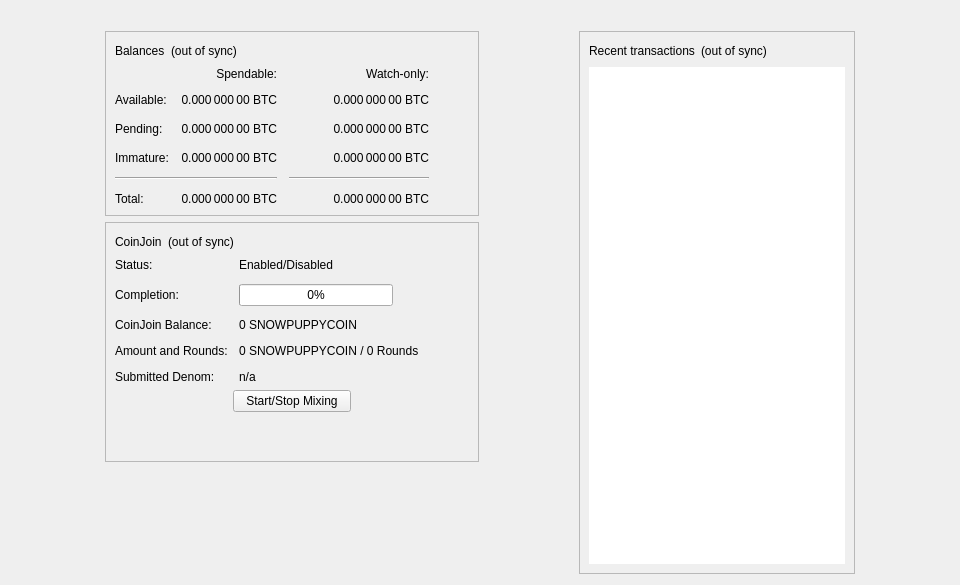
<?xml version="1.0" encoding="UTF-8"?>
<ui version="4.0">
 <class>OverviewPage</class>
 <widget class="QWidget" name="OverviewPage">
  <property name="geometry">
   <rect>
    <x>0</x>
    <y>0</y>
    <width>960</width>
    <height>585</height>
   </rect>
  </property>
  <property name="minimumSize">
   <size>
    <width>960</width>
    <height>0</height>
   </size>
  </property>
  <property name="windowTitle">
   <string>Form</string>
  </property>
  <layout class="QVBoxLayout" name="topLayout">
   <item>
    <widget class="QLabel" name="labelAlerts">
     <property name="visible">
      <bool>false</bool>
     </property>
     <property name="wordWrap">
      <bool>true</bool>
     </property>
     <property name="margin">
      <number>3</number>
     </property>
     <property name="textInteractionFlags">
      <set>Qt::TextSelectableByMouse</set>
     </property>
    </widget>
   </item>
   <item>
    <layout class="QHBoxLayout" name="horizontalLayout" stretch="1,0,1,0,1">
     <item>
      <spacer name="horizontalSpacerLeft">
       <property name="orientation">
        <enum>Qt::Horizontal</enum>
       </property>
       <property name="sizeType">
        <enum>QSizePolicy::Preferred</enum>
       </property>
       <property name="sizeHint" stdset="0">
        <size>
         <width>10</width>
         <height>20</height>
        </size>
       </property>
      </spacer>
     </item>
     <item>
      <layout class="QVBoxLayout" name="verticalLayout_2">
       <item>
        <widget class="QFrame" name="frame">
         <property name="frameShape">
          <enum>QFrame::StyledPanel</enum>
         </property>
         <property name="frameShadow">
          <enum>QFrame::Raised</enum>
         </property>
         <layout class="QVBoxLayout" name="verticalLayout_4">
          <item>
           <layout class="QHBoxLayout" name="horizontalLayout_4">
            <item>
             <widget class="QLabel" name="label_5">
              <property name="text">
               <string>Balances</string>
              </property>
             </widget>
            </item>
            <item>
             <widget class="QLabel" name="labelWalletStatus">
              <property name="toolTip">
               <string>The displayed information may be out of date. Your wallet automatically synchronizes with the Snowpuppycoin network after a connection is established, but this process has not completed yet.</string>
              </property>
              <property name="text">
               <string notr="true">(out of sync)</string>
              </property>
              <property name="alignment">
               <set>Qt::AlignLeading|Qt::AlignLeft|Qt::AlignVCenter</set>
              </property>
             </widget>
            </item>
            <item>
             <spacer name="horizontalSpacer_3">
              <property name="orientation">
               <enum>Qt::Horizontal</enum>
              </property>
              <property name="sizeHint" stdset="0">
               <size>
                <width>40</width>
                <height>20</height>
               </size>
              </property>
             </spacer>
            </item>
           </layout>
          </item>
          <item>
           <layout class="QGridLayout" name="gridLayout">
            <property name="spacing">
             <number>12</number>
            </property>
            <item row="2" column="2">
             <widget class="QLabel" name="labelWatchPending">
              <property name="cursor">
               <cursorShape>IBeamCursor</cursorShape>
              </property>
              <property name="toolTip">
               <string>Unconfirmed transactions to watch-only addresses</string>
              </property>
              <property name="text">
               <string notr="true">0.000 000 00 BTC</string>
              </property>
              <property name="alignment">
               <set>Qt::AlignRight|Qt::AlignTrailing|Qt::AlignVCenter</set>
              </property>
              <property name="textInteractionFlags">
               <set>Qt::LinksAccessibleByMouse|Qt::TextSelectableByKeyboard|Qt::TextSelectableByMouse</set>
              </property>
             </widget>
            </item>
            <item row="2" column="1">
             <widget class="QLabel" name="labelUnconfirmed">
              <property name="cursor">
               <cursorShape>IBeamCursor</cursorShape>
              </property>
              <property name="toolTip">
               <string>Total of transactions that have yet to be confirmed, and do not yet count toward the spendable balance</string>
              </property>
              <property name="text">
               <string notr="true">0.000 000 00 BTC</string>
              </property>
              <property name="alignment">
               <set>Qt::AlignRight|Qt::AlignTrailing|Qt::AlignVCenter</set>
              </property>
              <property name="textInteractionFlags">
               <set>Qt::LinksAccessibleByMouse|Qt::TextSelectableByKeyboard|Qt::TextSelectableByMouse</set>
              </property>
             </widget>
            </item>
            <item row="3" column="2">
             <widget class="QLabel" name="labelWatchImmature">
              <property name="cursor">
               <cursorShape>IBeamCursor</cursorShape>
              </property>
              <property name="toolTip">
               <string>Mined balance in watch-only addresses that has not yet matured</string>
              </property>
              <property name="text">
               <string notr="true">0.000 000 00 BTC</string>
              </property>
              <property name="alignment">
               <set>Qt::AlignRight|Qt::AlignTrailing|Qt::AlignVCenter</set>
              </property>
              <property name="textInteractionFlags">
               <set>Qt::LinksAccessibleByMouse|Qt::TextSelectableByKeyboard|Qt::TextSelectableByMouse</set>
              </property>
             </widget>
            </item>
            <item row="4" column="0" colspan="2">
             <widget class="Line" name="lineSpendableBalance">
              <property name="orientation">
               <enum>Qt::Horizontal</enum>
              </property>
             </widget>
            </item>
            <item row="4" column="2">
             <widget class="Line" name="lineWatchBalance">
              <property name="sizePolicy">
               <sizepolicy hsizetype="Preferred" vsizetype="Fixed">
                <horstretch>0</horstretch>
                <verstretch>0</verstretch>
               </sizepolicy>
              </property>
              <property name="minimumSize">
               <size>
                <width>140</width>
                <height>0</height>
               </size>
              </property>
              <property name="orientation">
               <enum>Qt::Horizontal</enum>
              </property>
             </widget>
            </item>
            <item row="5" column="0">
             <widget class="QLabel" name="labelTotalText">
              <property name="text">
               <string>Total:</string>
              </property>
             </widget>
            </item>
            <item row="3" column="1">
             <widget class="QLabel" name="labelImmature">
              <property name="cursor">
               <cursorShape>IBeamCursor</cursorShape>
              </property>
              <property name="toolTip">
               <string>Mined balance that has not yet matured</string>
              </property>
              <property name="text">
               <string notr="true">0.000 000 00 BTC</string>
              </property>
              <property name="alignment">
               <set>Qt::AlignRight|Qt::AlignTrailing|Qt::AlignVCenter</set>
              </property>
              <property name="textInteractionFlags">
               <set>Qt::LinksAccessibleByMouse|Qt::TextSelectableByKeyboard|Qt::TextSelectableByMouse</set>
              </property>
             </widget>
            </item>
            <item row="2" column="3">
             <spacer name="horizontalSpacer_2">
              <property name="orientation">
               <enum>Qt::Horizontal</enum>
              </property>
              <property name="sizeHint" stdset="0">
               <size>
                <width>40</width>
                <height>20</height>
               </size>
              </property>
             </spacer>
            </item>
            <item row="3" column="0">
             <widget class="QLabel" name="labelImmatureText">
              <property name="text">
               <string>Immature:</string>
              </property>
             </widget>
            </item>
            <item row="5" column="1">
             <widget class="QLabel" name="labelTotal">
              <property name="cursor">
               <cursorShape>IBeamCursor</cursorShape>
              </property>
              <property name="toolTip">
               <string>Your current total balance</string>
              </property>
              <property name="text">
               <string notr="true">0.000 000 00 BTC</string>
              </property>
              <property name="alignment">
               <set>Qt::AlignRight|Qt::AlignTrailing|Qt::AlignVCenter</set>
              </property>
              <property name="textInteractionFlags">
               <set>Qt::LinksAccessibleByMouse|Qt::TextSelectableByKeyboard|Qt::TextSelectableByMouse</set>
              </property>
             </widget>
            </item>
            <item row="5" column="2">
             <widget class="QLabel" name="labelWatchTotal">
              <property name="cursor">
               <cursorShape>IBeamCursor</cursorShape>
              </property>
              <property name="toolTip">
               <string>Current total balance in watch-only addresses</string>
              </property>
              <property name="text">
               <string notr="true">0.000 000 00 BTC</string>
              </property>
              <property name="alignment">
               <set>Qt::AlignRight|Qt::AlignTrailing|Qt::AlignVCenter</set>
              </property>
              <property name="textInteractionFlags">
               <set>Qt::LinksAccessibleByMouse|Qt::TextSelectableByKeyboard|Qt::TextSelectableByMouse</set>
              </property>
             </widget>
            </item>
            <item row="0" column="2">
             <widget class="QLabel" name="labelWatchonly">
              <property name="text">
               <string>Watch-only:</string>
              </property>
              <property name="alignment">
               <set>Qt::AlignRight|Qt::AlignTrailing|Qt::AlignVCenter</set>
              </property>
             </widget>
            </item>
            <item row="1" column="0">
             <widget class="QLabel" name="labelBalanceText">
              <property name="text">
               <string>Available:</string>
              </property>
             </widget>
            </item>
            <item row="1" column="1">
             <widget class="QLabel" name="labelBalance">
              <property name="cursor">
               <cursorShape>IBeamCursor</cursorShape>
              </property>
              <property name="toolTip">
               <string>Your current spendable balance</string>
              </property>
              <property name="text">
               <string notr="true">0.000 000 00 BTC</string>
              </property>
              <property name="alignment">
               <set>Qt::AlignRight|Qt::AlignTrailing|Qt::AlignVCenter</set>
              </property>
              <property name="textInteractionFlags">
               <set>Qt::LinksAccessibleByMouse|Qt::TextSelectableByKeyboard|Qt::TextSelectableByMouse</set>
              </property>
             </widget>
            </item>
            <item row="1" column="2">
             <widget class="QLabel" name="labelWatchAvailable">
              <property name="cursor">
               <cursorShape>IBeamCursor</cursorShape>
              </property>
              <property name="toolTip">
               <string>Your current balance in watch-only addresses</string>
              </property>
              <property name="text">
               <string notr="true">0.000 000 00 BTC</string>
              </property>
              <property name="alignment">
               <set>Qt::AlignRight|Qt::AlignTrailing|Qt::AlignVCenter</set>
              </property>
              <property name="textInteractionFlags">
               <set>Qt::LinksAccessibleByMouse|Qt::TextSelectableByKeyboard|Qt::TextSelectableByMouse</set>
              </property>
             </widget>
            </item>
            <item row="2" column="0">
             <widget class="QLabel" name="labelPendingText">
              <property name="text">
               <string>Pending:</string>
              </property>
             </widget>
            </item>
            <item row="0" column="1">
             <widget class="QLabel" name="labelSpendable">
              <property name="text">
               <string>Spendable:</string>
              </property>
              <property name="alignment">
               <set>Qt::AlignRight|Qt::AlignTrailing|Qt::AlignVCenter</set>
              </property>
             </widget>
            </item>
           </layout>
          </item>
         </layout>
        </widget>
       </item>
       <item>
        <widget class="QFrame" name="frameCoinJoin">
         <property name="layoutDirection">
          <enum>Qt::LeftToRight</enum>
         </property>
         <property name="frameShape">
          <enum>QFrame::StyledPanel</enum>
         </property>
         <property name="frameShadow">
          <enum>QFrame::Raised</enum>
         </property>
         <layout class="QVBoxLayout" name="VerticalLayout_PS1">
          <item>
           <layout class="QHBoxLayout" name="horizontalLayout_5">
            <item>
             <widget class="QLabel" name="labelCoinJoinHeader">
              <property name="text">
               <string notr="true">CoinJoin</string>
              </property>
             </widget>
            </item>
            <item>
             <widget class="QLabel" name="labelCoinJoinSyncStatus">
              <property name="toolTip">
               <string>The displayed information may be out of date. Your wallet automatically synchronizes with the Snowpuppycoin network after a connection is established, but this process has not completed yet.</string>
              </property>
              <property name="text">
               <string notr="true">(out of sync)</string>
              </property>
              <property name="alignment">
               <set>Qt::AlignLeading|Qt::AlignLeft|Qt::AlignVCenter</set>
              </property>
             </widget>
            </item>
            <item>
             <spacer name="horizontalSpacer_4">
              <property name="orientation">
               <enum>Qt::Horizontal</enum>
              </property>
              <property name="sizeHint" stdset="0">
               <size>
                <width>40</width>
                <height>20</height>
               </size>
              </property>
             </spacer>
            </item>
           </layout>
          </item>
          <item>
           <layout class="QFormLayout" name="coinJoinFormLayout">
            <property name="fieldGrowthPolicy">
             <enum>QFormLayout::AllNonFixedFieldsGrow</enum>
            </property>
            <property name="horizontalSpacing">
             <number>11</number>
            </property>
            <property name="verticalSpacing">
             <number>12</number>
            </property>
            <item row="0" column="0">
             <widget class="QLabel" name="labelCoinJoinEnabledText">
              <property name="text">
               <string>Status:</string>
              </property>
             </widget>
            </item>
            <item row="0" column="1">
             <widget class="QLabel" name="labelCoinJoinEnabled">
              <property name="text">
               <string>Enabled/Disabled</string>
              </property>
             </widget>
            </item>
            <item row="1" column="0">
             <widget class="QLabel" name="labelCompletitionText">
              <property name="text">
               <string>Completion:</string>
              </property>
             </widget>
            </item>
            <item row="1" column="1">
             <widget class="QProgressBar" name="coinJoinProgress">
              <property name="maximumSize">
               <size>
                <width>154</width>
                <height>16777215</height>
               </size>
              </property>
              <property name="value">
               <number>0</number>
              </property>
             </widget>
            </item>
            <item row="2" column="0">
             <widget class="QLabel" name="labelAnonymizedText">
              <property name="text">
               <string notr="true">CoinJoin Balance:</string>
              </property>
             </widget>
            </item>
            <item row="2" column="1">
             <widget class="QLabel" name="labelAnonymized">
              <property name="text">
               <string notr="true">0 SNOWPUPPYCOIN</string>
              </property>
             </widget>
            </item>
            <item row="3" column="0">
             <widget class="QLabel" name="labelAmountAndRoundsText">
              <property name="text">
               <string>Amount and Rounds:</string>
              </property>
             </widget>
            </item>
            <item row="3" column="1">
             <widget class="QLabel" name="labelAmountRounds">
              <property name="text">
               <string notr="true">0 SNOWPUPPYCOIN / 0 Rounds</string>
              </property>
             </widget>
            </item>
            <item row="4" column="0">
             <widget class="QLabel" name="labelSubmittedDenomText">
              <property name="text">
               <string>Submitted Denom:</string>
              </property>
             </widget>
            </item>
            <item row="4" column="1">
             <widget class="QLabel" name="labelSubmittedDenom">
              <property name="toolTip">
               <string>The denominations you submitted to the Smartnode.&lt;br&gt;To mix, other users must submit the exact same denominations.</string>
              </property>
              <property name="text">
               <string>n/a</string>
              </property>
              <property name="wordWrap">
               <bool>true</bool>
              </property>
             </widget>
            </item>
           </layout>
          </item>
          <item>
           <layout class="QVBoxLayout" name="VerticalLayout_PS">
            <item>
             <layout class="QHBoxLayout" name="horizontalLayout_3">
              <property name="topMargin">
               <number>0</number>
              </property>
              <item>
               <spacer name="horizontalSpacer_5">
                <property name="orientation">
                 <enum>Qt::Horizontal</enum>
                </property>
                <property name="sizeHint" stdset="0">
                 <size>
                  <width>40</width>
                  <height>20</height>
                 </size>
                </property>
               </spacer>
              </item>
              <item>
               <widget class="QPushButton" name="toggleCoinJoin">
                <property name="sizePolicy">
                 <sizepolicy hsizetype="MinimumExpanding" vsizetype="Fixed">
                  <horstretch>0</horstretch>
                  <verstretch>0</verstretch>
                 </sizepolicy>
                </property>
                <property name="text">
                 <string>Start/Stop Mixing</string>
                </property>
               </widget>
              </item>
              <item>
               <spacer name="horizontalSpacer_6">
                <property name="orientation">
                 <enum>Qt::Horizontal</enum>
                </property>
                <property name="sizeHint" stdset="0">
                 <size>
                  <width>40</width>
                  <height>20</height>
                 </size>
                </property>
               </spacer>
              </item>
             </layout>
            </item>
            <item>
             <spacer name="verticalSpacer_3">
              <property name="orientation">
               <enum>Qt::Vertical</enum>
              </property>
              <property name="sizeHint" stdset="0">
               <size>
                <width>20</width>
                <height>40</height>
               </size>
              </property>
             </spacer>
            </item>
           </layout>
          </item>
         </layout>
        </widget>
       </item>
       <item>
        <spacer name="verticalSpacer">
         <property name="orientation">
          <enum>Qt::Vertical</enum>
         </property>
         <property name="sizeHint" stdset="0">
          <size>
           <width>20</width>
           <height>40</height>
          </size>
         </property>
        </spacer>
       </item>
      </layout>
     </item>
     <item>
      <spacer name="horizontalSpacerCenter">
       <property name="orientation">
        <enum>Qt::Horizontal</enum>
       </property>
       <property name="sizeHint" stdset="0">
        <size>
         <width>10</width>
         <height>20</height>
        </size>
       </property>
      </spacer>
     </item>
     <item>
      <layout class="QVBoxLayout" name="verticalLayout_3">
       <item>
        <widget class="QFrame" name="frame_2">
         <property name="frameShape">
          <enum>QFrame::StyledPanel</enum>
         </property>
         <property name="frameShadow">
          <enum>QFrame::Raised</enum>
         </property>
         <layout class="QVBoxLayout" name="verticalLayout">
          <item>
           <layout class="QHBoxLayout" name="horizontalLayout_2">
            <item>
             <widget class="QLabel" name="label_4">
              <property name="text">
               <string>Recent transactions</string>
              </property>
             </widget>
            </item>
            <item>
             <widget class="QLabel" name="labelTransactionsStatus">
              <property name="toolTip">
               <string>The displayed information may be out of date. Your wallet automatically synchronizes with the Snowpuppycoin network after a connection is established, but this process has not completed yet.</string>
              </property>
              <property name="text">
               <string notr="true">(out of sync)</string>
              </property>
              <property name="alignment">
               <set>Qt::AlignLeading|Qt::AlignLeft|Qt::AlignVCenter</set>
              </property>
             </widget>
            </item>
            <item>
             <spacer name="horizontalSpacer">
              <property name="orientation">
               <enum>Qt::Horizontal</enum>
              </property>
              <property name="sizeHint" stdset="0">
               <size>
                <width>40</width>
                <height>20</height>
               </size>
              </property>
             </spacer>
            </item>
           </layout>
          </item>
          <item>
           <widget class="QListView" name="listTransactions">
            <property name="frameShape">
             <enum>QFrame::NoFrame</enum>
            </property>
            <property name="verticalScrollBarPolicy">
             <enum>Qt::ScrollBarAlwaysOff</enum>
            </property>
            <property name="horizontalScrollBarPolicy">
             <enum>Qt::ScrollBarAlwaysOff</enum>
            </property>
            <property name="selectionMode">
             <enum>QAbstractItemView::NoSelection</enum>
            </property>
           </widget>
          </item>
         </layout>
        </widget>
       </item>
      </layout>
     </item>
     <item>
      <spacer name="horizontalSpacerRight">
       <property name="orientation">
        <enum>Qt::Horizontal</enum>
       </property>
       <property name="sizeType">
        <enum>QSizePolicy::Preferred</enum>
       </property>
       <property name="sizeHint" stdset="0">
        <size>
         <width>10</width>
         <height>20</height>
        </size>
       </property>
      </spacer>
     </item>
    </layout>
   </item>
  </layout>
 </widget>
 <resources/>
 <connections/>
</ui>
